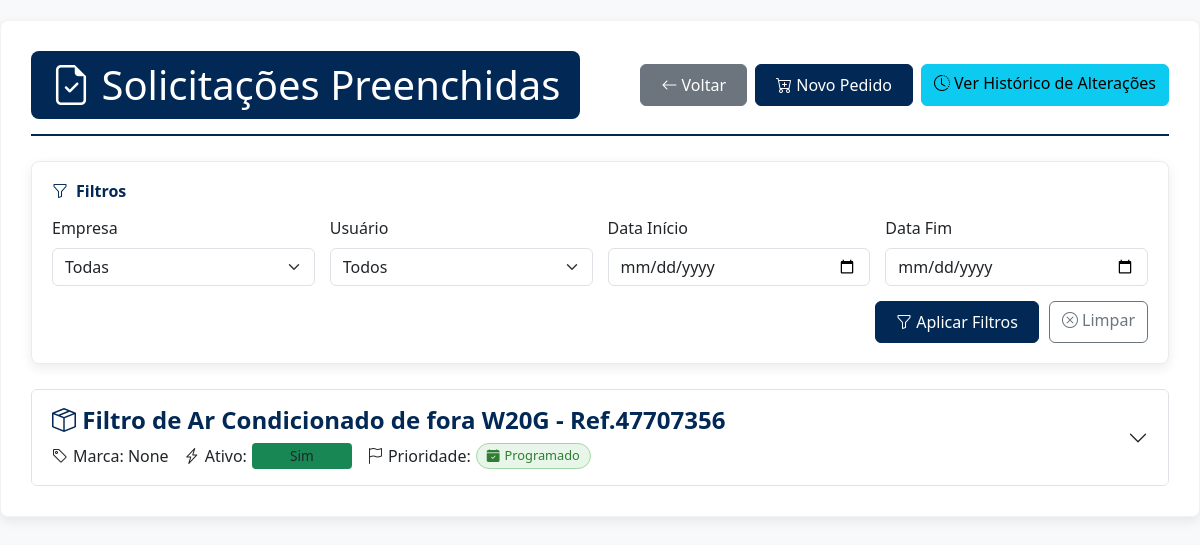
The app's page /listar_solicitacoes_preenchidas (signed in), older data.
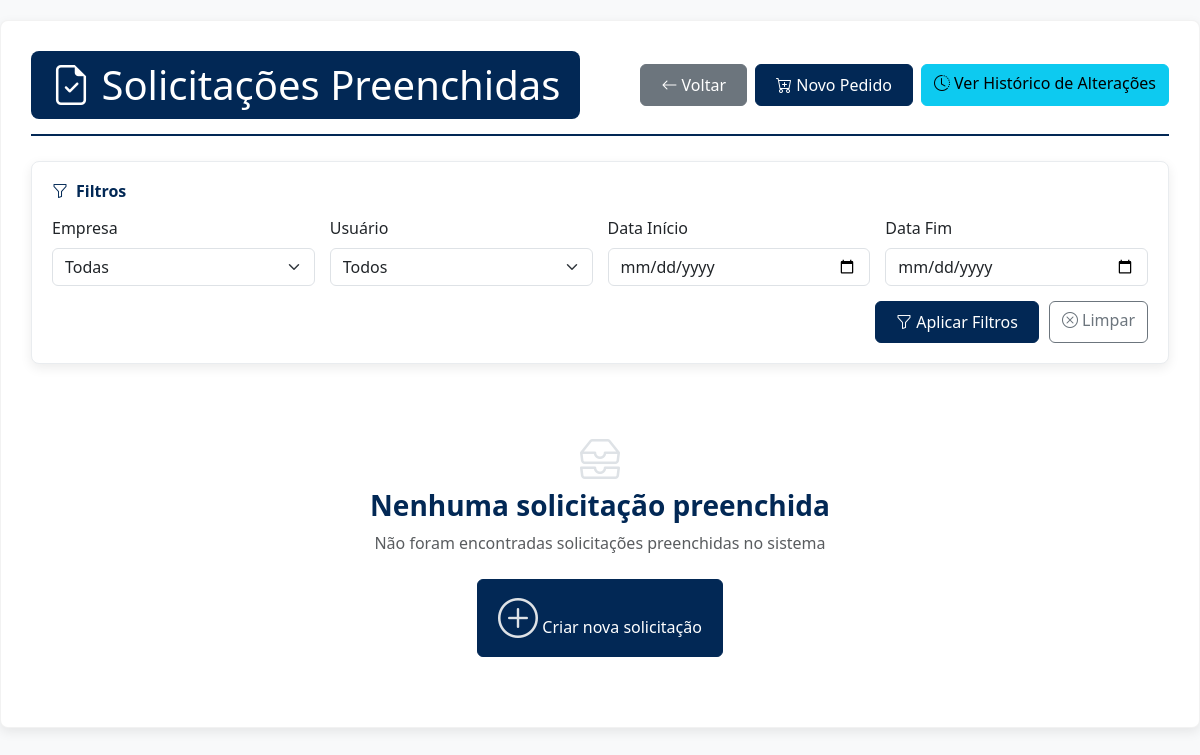
The same page, newer data.
### app.py (models this page shows, shortened)
class Materiais(db.Model):
    __tablename__ = 'Materiais'
    CodMaterial = db.Column(db.Integer, primary_key=True, autoincrement=True)
    DescricaoMaterial = db.Column(db.Text, nullable=False)
    Empresa = db.Column(db.Text, nullable=False)
    Aplicacao = db.Column(db.Text, nullable=False)
    QuantidadeEstoque = db.Column(db.Integer, default=0)
    Fornecedor = db.Column(db.Text)
    NumeroNF = db.Column(db.Text)
    FatorConsumo = db.Column(db.Float, nullable=True, default=0.0)
    Ativo = db.Column(db.Boolean, default=False)

class SolicitacoesCompra(db.Model):
    __tablename__ = 'SolicitacoesCompra'
    id = db.Column(db.Integer, primary_key=True)
    cod_material = db.Column(db.Integer, db.ForeignKey('Materiais.CodMaterial'), nullable=False)
    especificacao = db.Column(db.Text, nullable=False)
    quantidade = db.Column(db.Integer, nullable=False)
    unidade_medida = db.Column(db.String(20), nullable=False, default='Unidade')
    aplicacao = db.Column(db.Text, nullable=True)
    empresa = db.Column(db.Text, nullable=False)
    data_solicitacao = db.Column(db.DateTime, nullable=False, default=datetime.utcnow)
    usuario = db.Column(db.Text, nullable=False)
    foto_path = db.Column(db.Text, nullable=True)
    marca = db.Column(db.Text, nullable=True)
    ativo = db.Column(db.String(3), nullable=False)
    nome_ativo = db.Column(db.Text, nullable=True)
    prioridade = db.Column(db.String(20), nullable=False, default='Programado')
    status_aprovacao = db.Column(db.String(20), nullable=True, default=None)
    observacoes_col = db.Column(db.Text, nullable=True)  # NOVA COLUNA AQUI
    material = db.relationship('Materiais', backref='solicitacoes')

### app.py (the view)
@routes_bp.route('/listar_solicitacoes_preenchidas', methods=['GET'])
def listar_solicitacoes_preenchidas():
    if 'usuario' not in session:
        return redirect(url_for('routes_bp.login'))
    try:
        empresa = request.args.get('empresa')
        usuario = request.args.get('usuario')
        data_inicio = request.args.get('data_inicio')
        data_fim = request.args.get('data_fim')
        query = SolicitacoesPreenchidas.query.join(SolicitacoesCompra)
        if empresa:
            query = query.filter(SolicitacoesCompra.empresa == empresa)
        if usuario:
            query = query.filter(SolicitacoesPreenchidas.usuario == usuario)
        if data_inicio:
            query = query.filter(SolicitacoesPreenchidas.data_preenchimento >= data_inicio)
        if data_fim:
            data_fim_ajustada = datetime.strptime(data_fim, '%Y-%m-%d') + timedelta(days=1)
            query = query.filter(SolicitacoesPreenchidas.data_preenchimento <= data_fim_ajustada)
        preenchimentos = query.order_by(SolicitacoesPreenchidas.data_preenchimento.desc()).all()
        preenchimentos_por_material = {}
        for p in preenchimentos:
            material_nome = p.solicitacao.material.DescricaoMaterial if p.solicitacao.material else 'N/A'
            if material_nome not in preenchimentos_por_material:
                preenchimentos_por_material[material_nome] = []
            preenchimentos_por_material[material_nome].append({
                'id': p.id,
                'fornecedor_nome': get_fornecedor_nome(p.fornecedor_id),
                'solicitacao': p.solicitacao,
                'valor_unitario': p.valor_unitario,
                'valor_frete': p.valor_frete,
                'valor_total': p.valor_total,
                'prazo_entrega': p.prazo_entrega,
                'condicao_pagamento': p.condicao_pagamento,
                'status': p.status,
                'usuario': p.usuario,
                'pdf_path': p.pdf_path,
                'historico_descontos': [h.to_dict() for h in p.historico_descontos],
                'observacoes': p.observacoes  # Adicione esta linha
            })
        empresas = db.session.query(SolicitacoesCompra.empresa).distinct().order_by(SolicitacoesCompra.empresa).all()
        usuarios = db.session.query(SolicitacoesPreenchidas.usuario).distinct().order_by(SolicitacoesPreenchidas.usuario).all()
        return render_template(
            'listar_solicitacoes_preenchidas.html',
            preenchimentos_por_material=preenchimentos_por_material,
            empresas=[e[0] for e in empresas if e[0]],
            usuarios=[u[0] for u in usuarios if u[0]],
            filtros={
                'empresa': empresa,
                'usuario': usuario,
                'data_inicio': data_inicio,
                'data_fim': data_fim
            }
        )
    except Exception as e:
        flash(f'Erro ao carregar solicitações preenchidas: {str(e)}', 'error')
        app.logger.error(f'Erro em listar_solicitacoes_preenchidas: {str(e)}', exc_info=True)
        return render_template(
            'listar_solicitacoes_preenchidas.html',
            preenchimentos_por_material={},
            empresas=[],
            usuarios=[],
            filtros={}
        )

### app.py (called while the page is built, shortened)
def get_db_connection(db_path):
    try:
        conn = sqlite3.connect(db_path)
        conn.row_factory = sqlite3.Row
        return conn
    except sqlite3.Error as e:
        app.logger.error(f"Erro ao conectar ao banco de fornecedores: {str(e)}")
        return None

@routes_bp.before_request
def verificar_tempo_inatividade():
    if request.endpoint in ['routes_bp.login', 'static']:
        return
    print(f"Verificando sessão para endpoint: {request.endpoint}")
    print(f"Sessão atual: {dict(session)}")
    print(f"Cookies recebidos: {request.cookies}")
    if 'usuario' not in session:
        print(f"Usuário não autenticado tentando acessar {request.endpoint}")
        return redirect(url_for('routes_bp.login'))
    agora = datetime.now()
    ultima_atividade = session.get('ultima_atividade')
    session['ultima_atividade'] = str(agora)

### templates/listar_solicitacoes_preenchidas.html (shortened to what the changed rows need)
<!DOCTYPE html>
<html lang="pt-br">
<head>
    <link href="https://cdn.jsdelivr.net/npm/bootstrap@5.3.0/dist/css/bootstrap.min.css" rel="stylesheet">
    <link href="https://cdn.jsdelivr.net/npm/bootstrap-icons@1.10.0/font/bootstrap-icons.css" rel="stylesheet">
    <link rel="stylesheet" href="https://cdnjs.cloudflare.com/ajax/libs/font-awesome/5.15.4/css/all.min.css">
</head>
<body>
    <div class="container main-container">
        <div class="header">
            <div class="d-flex justify-content-between align-items-center flex-wrap">
                <h1 class="mb-0">
                    <i class="bi bi-file-earmark-check"></i> Solicitações Preenchidas
                </h1>
            </div>
        </div>
        {% if preenchimentos_por_material %}
        <div class="accordion" id="solicitacoesAccordion">
            {% for material_nome, preenchimentos in preenchimentos_por_material.items() %}
            <div class="accordion-item">
                <h2 class="accordion-header" id="heading{{ loop.index }}">
                    <button class="accordion-button collapsed" type="button" data-bs-toggle="collapse"
                        data-bs-target="#collapse{{ loop.index }}" aria-expanded="false"
                        aria-controls="collapse{{ loop.index }}">
                        <div class="solicitacao-header">
                            <div>
                                <h4 class="mb-0">
                                    <i class="bi bi-box-seam"></i> {{ material_nome }}
                                </h4>
                                <div class="solicitacao-info mt-2">
                                    <span class="material-detail-item">
                                        <i class="bi bi-tag"></i> Marca: {{ preenchimentos[0].solicitacao.marca |
                                        default('N/A') }}
                                    </span>
                                    <span class="material-detail-item">
                                        <i class="bi bi-lightning-charge"></i> Ativo:
                                        <span
                                            class="badge-status bg-{{ 'success' if preenchimentos[0].solicitacao.ativo == 'Sim' else 'secondary' }}">
                                            {{ preenchimentos[0].solicitacao.ativo }}
                                        </span>
                                    </span>
                                    <span class="material-detail-item">
                                        <i class="bi bi-flag"></i> Prioridade:
                                        <span
                                            class="priority-badge {{ 'priority-urgent' if preenchimentos[0].solicitacao.prioridade == 'Urgente' else 'priority-normal' }}">
                                            <i
                                                class="bi {{ 'bi-exclamation-triangle-fill' if preenchimentos[0].solicitacao.prioridade == 'Urgente' else 'bi-calendar-check-fill' }}"></i>
                                            {{ preenchimentos[0].solicitacao.prioridade }}
                                        </span>
                                    </span>
                                </div>
                            </div>
                            <span class="cotacao-count-badge">
                                <i class="bi bi-list-check"></i> {{ preenchimentos|length }} cotações
                            </span>
                        </div>
                    </button>
                </h2>
            </div>
            {% endfor %}
        </div>
        {% else %}
        <div class="empty-state">
            <i class="bi bi-inboxes"></i>
            <h3>Nenhuma solicitação preenchida</h3>
            <p class="text-muted">Não foram encontradas solicitações preenchidas no sistema</p>
            <a href="{{ url_for('routes_bp.listar_solicitacoes') }}" class="btn btn-primary mt-2">
                <i class="bi bi-plus-circle"></i> Criar nova solicitação
            </a>
        </div>
        {% endif %}
    </div>
</body>
</html>

Row changes from the older to the newer data that the page shows:
removed Materiais: DescricaoMaterial "Filtro de Ar Condicionado de fora W20G - Ref.47707356", marca "None", ativo "Sim", prioridade "Programado"
Text that changed along with them:
text now shown: "Nenhuma solicitação preenchida Não foram encontradas solicitações preenchidas no sistema Criar nova solicitação"
